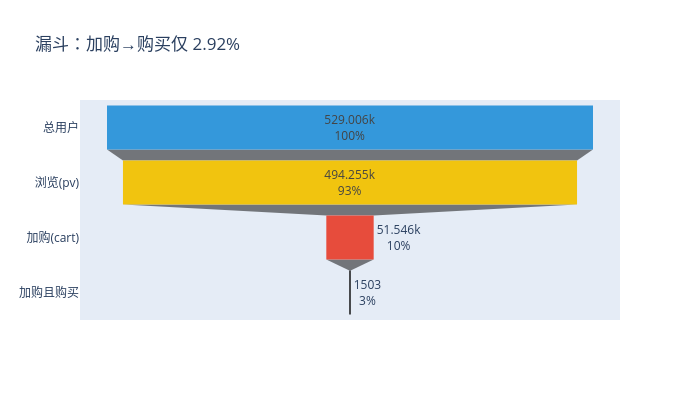

Notebook cell for this chart:
### Code cell
funnel_values = [
    df_funnel.loc[0, "total_users"],
    df_funnel.loc[0, "pv_users"],
    df_funnel.loc[0, "cart_users"],
    df_funnel.loc[0, "cart_and_buy_users"]
]
fig = go.Figure(go.Funnel(
    y = ["总用户","浏览(pv)", "加购(cart)", "加购且购买"],
    x = funnel_values,
    textinfo = "value+percent previous",
    marker = {"color": ["#3498db", "#f1c40f", "#e74c3c"]}
))
fig.update_layout(title=f"漏斗：加购→购买仅 {df_funnel.loc[0, 'cart_to_buy_rate']}%", width=700, height=400)
fig.show()

### Figure 1 — Plotly figure (JSON) as saved in the notebook; plotly's stock layout.template omitted (floating-point values rounded to 4 significant figures)
{"data": [{"marker": {"color": ["#3498db", "#f1c40f", "#e74c3c"]}, "textinfo": "value+percent previous", "type": "funnel", "x": [529006, 494255, 51546, 1503], "y": ["总用户", "浏览(pv)", "加购(cart)", "加购且购买"]}], "layout": {"height": 400, "title": {"text": "漏斗：加购→购买仅 2.92%"}, "width": 700, "xaxis": {"autorange": true, "range": [-293900.0, 293900.0], "type": "linear"}, "yaxis": {"autorange": true, "range": [3.5, -0.5], "type": "category"}}}
